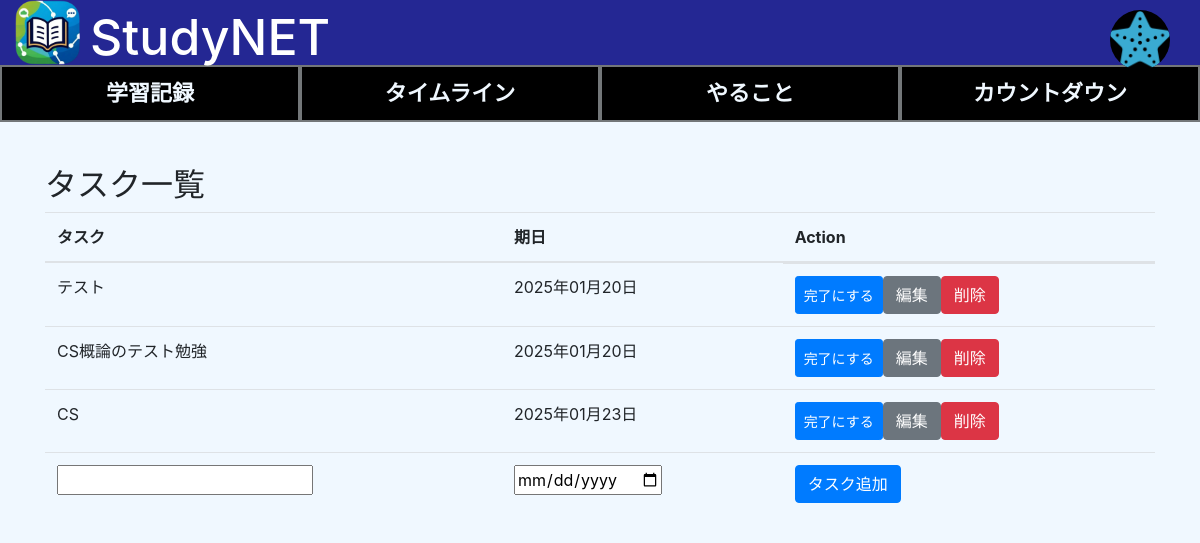
/todo/ (signed in), run on the app's committed database.
### profiles/models.py (models this page shows, shortened)
class UserProfile(models.Model):
    user = models.OneToOneField(User, on_delete=models.CASCADE)
    avatar = models.ImageField(upload_to='avatars/', null=True, blank=True, default='avatars/default.png')
    bio = models.TextField(max_length=500, blank=True)

### todo/models.py (models this page shows, shortened)
class Task(models.Model):
    title = models.CharField(max_length=200)
    created_at = models.DateTimeField(auto_now_add=True)
    due_date = models.DateField(null=True, blank=True)
    is_completed = models.BooleanField(default=False)

### todo/views.py (the view)
# urls.py: path('', TaskList.as_view(), name='task_list'),
class TaskList(ListView):
    model = Task
    template_name = 'todo/task_list.html'
    context_object_name = 'tasks'
    ordering = ['-created_at', 'due_date']
    def get_context_data(self, **kwargs):
        context = super().get_context_data(**kwargs)
        context['form'] = TaskForm()
        return context

### todo/forms.py
class TaskForm(forms.ModelForm):
    due_date = forms.DateField(widget=forms.DateInput(attrs={'type': 'date'}), required=False)
    class Meta:
        model = Task
        fields = ('title', 'due_date')

### todo/templates/todo/task_list.html (shortened to what this page needs)
{% extends 'todo/base.html' %}
{% block content %}
  <h2>タスク一覧</h2>
  <table class="table">
    <thead>
      <tr>
        <th>タスク</th>
        <th>期日</th>
        <th>Action</th>
      </tr>
    </thead>
    <tbody>
      {% for task in tasks %}
        <tr data-id="{{ task.id }}" {% if task.is_completed %} class="completed"{% endif %} class="task-display">
          <td class="task_title">{{ task.title }}</td>
          <td class="task_due_date">{{ task.due_date | date:"Y年m月d日" }}</td>
          <td class="flex">
            <button class="btn btn-primary btn-sm toggle-completed" data-id="{{ task.id }}">
              {% if task.is_completed %}未完了にする{% else %}完了にする{% endif %}
            </button>
            <a href="{% url 'task_edit' task.id %}" class="btn btn-secondary">編集</a>
            <form method="post" action="{% url 'task_delete' task.id %}" style="display:inline;">
              <button type="submit" class="btn btn-danger" onclick="return confirm('本当に削除してもよろしいですか？')">削除</button>
            </form>
          </td>
        </tr>
      {% empty %}
        <tr>
          <td colspan="4">タスクがありません</td>
        </tr>
      {% endfor %}
      {% include 'todo/task_form.html' with form=form %}
    </tbody>
  </table>
{% endblock %}

### todo/templates/todo/base.html (shortened to what this page needs)
{% load static %}
<!DOCTYPE html>
<html>
<head>
  <link rel="stylesheet" href="https://maxcdn.bootstrapcdn.com/bootstrap/4.0.0/css/bootstrap.min.css">
  <link rel="stylesheet" href="{% static 'css/home.css' %}">
  <link rel="stylesheet" href="{% static 'css/todo.css' %}">
</head>
</head>
<body>
  <header class="header-area">
    <div class="top_head">
      <img class="app_icon" src="{% static 'img/App_icon.png' %}"><h1 id="app_name">StudyNET</h1>
      <a href="{% url 'view_profile' %}">
        <img src="{{ user.userprofile.avatar.url }}" alt="User Avatar" class="Icon">
      </a>
    </div>
    <div class="tab-container">
      <a href="{% url 'priv' %}" class="topbutton">学習記録</a>
      <a href="{% url 'timeline' %}" class="topbutton">タイムライン</a>
      <a href="{% url 'task_list' %}" class="topbutton">やること</a>
      <button class="topbutton">カウントダウン</button>
    </div>
  </header>
  <nav class="navbar navbar-expand-lg navbar-light bg-light">
    <a class="navbar-brand" href="{% url 'task_list' %}">TODO List</a>
  </nav>
  <main class="container">
    {% block content %}
    {% endblock %}
  </main>
</body>
</html>

### static/css/home.css (style rules this page uses)
body { background-color: aliceblue; margin: 0; padding-top: 50px; }
h1 { position: relative; left: 30px; top:-50px }
.topbutton { display: inline-block; flex-grow: 1; background-color: black; cursor: pointer; text-align: center; text-decoration: none; border: 2px solid rgb(115, 119, 121); width: 100%; font-size: 22px; padding: 10px; margin: 0; font-weight: bold; color: aliceblue; }
#app_name { padding-left: 15px; margin: auto 0; font-size: 50px; color: white; display: flex; padding-top: 4x; align-items: center; position: relative; top: 4px; position: relative; left: 10px; }
.header-area { margin: 0; height: 80px; justify-content: space-between; background-color: rgb(36, 39, 147); position: fixed; top: 0; width: 100%; z-index: 1000; }
.tab-container { margin-top: 0; border-radius: 0.5rem; display: flex; }
.tab-container > a { -webkit-transition: all 0.3s ease; -moz-transition: all 0.3s ease; -o-transition: all 0.3s ease; transition: all 0.3s ease; }
.Icon { width: 60px; height: 60px; border-radius: 50%; background-color: #000; position: absolute; right: 30px; top: 10px; }
.top_head { display: flex; margin: 0; align-items: center; }
.app_icon { height: 65px; width: 65px; position: relative; left: 15px; }

### static/css/todo.css (style rules this page uses)
h2 { margin-top: 60px; }
.flex { display:flex; }

### data on the page
Task: title "テスト", due_date "2025年01月20日", is_completed "完了にする"
Task: title "CS概論のテスト勉強", due_date "2025年01月20日", is_completed "完了にする"
Task: title "CS", due_date "2025年01月23日", is_completed "完了にする"
